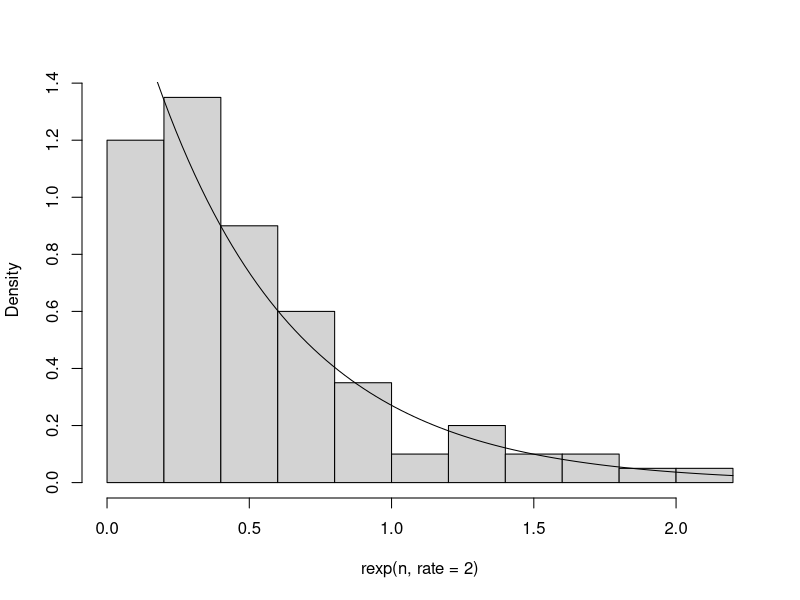

Write R code to recreate this figure.
png(file="solution.png")
set.seed(12)
n <- 100

# Sample the data
hist( rexp(n, rate = 2) , probability = TRUE, main = "") # Histogram of the sampled data with a superimposed theoretical density. 

# Using curve() function plot the theroretical function. For more info: ?curve()
curve(dexp(x, rate = 2), add = TRUE)

dev.off()
